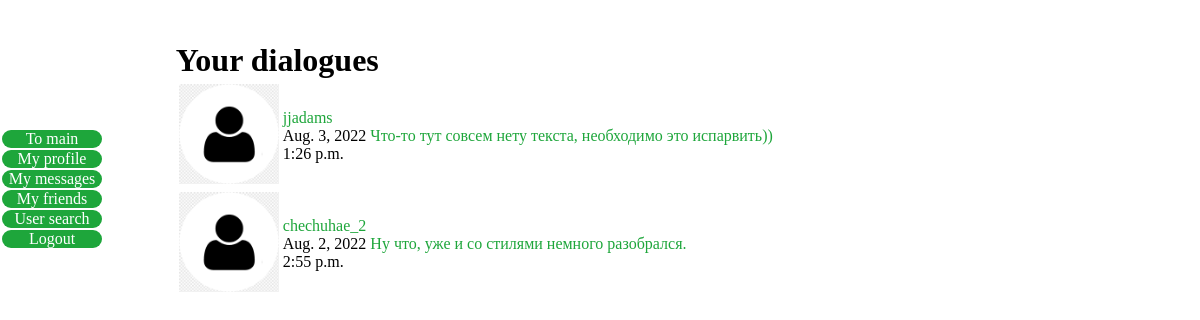
Screenshot of /chechuhae/my_messages/ (signed in) with the database file from the repository.
### communication/models.py (models this page shows)
class DirectMessage(models.Model):
    from_user = models.ForeignKey(User, related_name='mes_from_user', on_delete=models.CASCADE)
    to_user = models.ForeignKey(User, related_name='mes_to_user', on_delete=models.CASCADE)
    direct_message = models.CharField(max_length=1000)
    date_of_message = models.DateField(auto_now_add=True)
    time_of_message = models.TimeField(auto_now_add=True)

### account/models.py (models this page shows, shortened)
class Profile(models.Model):
    user = models.OneToOneField(User, on_delete=models.CASCADE)
    date_of_birth = models.DateField(blank=True, null=True)
    town = models.CharField(max_length=25, blank=True, null=True)
    profile_pic = models.ImageField(null=True, blank=True, upload_to=user_directory_path, default='default.png')
    def age(self):
        today = datetime.date.today()
        if self.date_of_birth:
            birthday = self.date_of_birth
        else:
            return "Input date of birth"
        return int((today - birthday).days // 365)
    age = property(age)

### communication/views.py (the view)
# urls.py: path('<str:username>/my_messages/', views.MyDirectMessageView.as_view(), name='my_messages'),
class MyDirectMessageView(generic.ListView, LoginRequiredMixin):
    template_name = 'communication/my_messages.html'
    context_object_name = 'my_dialogues'
    def get_queryset(self):
        dialogues_ordered = DirectMessage.objects.filter(from_user=self.request.user) \
                            | DirectMessage.objects.filter(to_user=self.request.user)
        ff = dialogues_ordered.values_list('from_user', 'to_user').distinct()
        old_el = (0, 0)
        messages_id = []
        for el in ff:
            if old_el == el[::-1]:
                continue
            else:
                dialogue = DirectMessage.objects.filter(from_user=el[0],
                                                        to_user=el[1],
                                                        ) \
                           | DirectMessage.objects.filter(from_user=el[1],
                                                          to_user=el[0],
                                                          )
                messages_id.append(dialogue.order_by('-date_of_message', '-time_of_message')[0].id)
            old_el = el
        dialogues = DirectMessage.objects.filter(id__in=messages_id)\
                                         .order_by('-date_of_message', '-time_of_message')
        return dialogues

### communication/templates/communication/my_messages.html (shortened to what this page needs)
{% extends "base.html" %}
{% block content %}
    <h1 id="header_dialogues">Your dialogues</h1>
    {% if my_dialogues %}
        <table id="my_dialogues">
            {% for dialogue in my_dialogues %}
                {% if user == dialogue.from_user %}
                    <tr>
                        <td>
                            <a href="{% url 'account:profile' dialogue.to_user %}">
                                <img src="{{ dialogue.to_user.profile.profile_pic.url }}" width=100>
                            </a>
                        </td>
                        <td>
                            <a href="{% url 'account:profile' dialogue.to_user %}">
                                {{ dialogue.to_user }}
                            </a>
                            <br>
                            {{ dialogue.date_of_message }}
                            <br>
                            {{ dialogue.time_of_message }}
                        </td>
                        <td >
                            <a id="td_to_user" href="{% url 'communication:my_dialogue' dialogue.to_user.id %}">
                                    {{ dialogue.direct_message }}
                            </a>
                        </td>
                    </tr>
                {% endif %}
            {% endfor %}
        </table>
    {% endif %}
{% endblock%}

### testApp/templates/base.html (shortened to what this page needs)
<!DOCTYPE html>
{% load static %}
<html lang="en">
    <head>
        <link href="{% static 'css/stylesheets.css' %}" rel="stylesheet">
    </head>
    <body>
        <div  id="alert_messages">
        </div>
        <div id="left_panel">
            <div id="left_block">
            <a id="left_to_main" href="{% url 'testApp:home' %}">To main</a>
            {% if user.is_authenticated %}
                <a id="left_profile" href="{% url 'account:profile' user.username %}">My profile</a>
                <a id="left_messages" href="{% url 'communication:my_messages' user.username %}">My messages</a>
                <a id="left_friends"  href="{% url 'friends:my_friend_list' user.username%}">My friends</a>
            {% else %}
                <a id="left_login" href="{% url 'account:login' %}">Log in</a>
                <a id="left_registration" href="{% url 'account:register' %}">Sign up</a>
            {% endif %}
            <a id="left_user_search" href="{% url 'friends:user_search' %}">User search</a>
            {% if user.is_authenticated %}
                <a id="left_logout" href="{% url 'account:logout' %}">Logout</a>
            {% endif %}
            </div>
        </div>
        <div id="right_panel">
            {% block content %}
            {% endblock %}
        </div>
    </body>
</html>

### static/css/stylesheets.css (style rules this page uses)
html, body { margin: 0; padding: 0; height: 1px; min-height: 100%; overflow: auto; overflow-x: hidden; }
#left_panel { min-height: 95%; width: 7%; position: sticky; float: left; top: 0; }
#left_block { margin-top: 90px; }
#left_to_main, #left_profile, #left_messages, #left_friends, #left_login, #left_user_search, #left_logout, #left_registration { display:block; width:100px; background:#1ea63b; color:#fff!important; text-decoration:none; text-align: center; border: 0px solid #c5baba; border-radius: 34px; margin: 2px; }
#right_panel { min-height: 95%; width:93%; overflow: auto; margin: 0 10%; }
#alert_messages { height: 5%; }
a { text-decoration:none; color: #1ea63b; }
#my_dialogues { margin: 0 5%; }
td, tr { height: 1px; min-height: 100%; }
#td_to_user, #td_from_user { width: 100%; display: inline-block; padding-top: 10%; padding-bottom: 10%; }
#header_dialogues { margin: 2px 5%; }

### rows the page displays
DirectMessage: to_user.profile.profile_pic (placeholder picture), to_user "jjadams", date_of_message "Aug. 3, 2022", time_of_message "1:26 p.m.", direct_message "Что-то тут совсем нету текста, необходимо это испарвить))"
DirectMessage: to_user.profile.profile_pic (placeholder picture), to_user "chechuhae_2", date_of_message "Aug. 2, 2022", time_of_message "2:55 p.m.", direct_message "Ну что, уже и со стилями немного разобрался."
